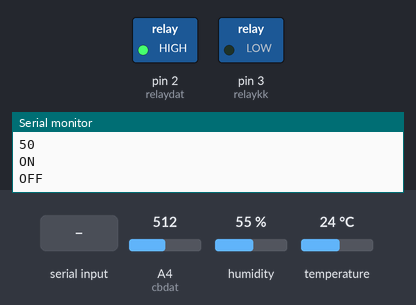
Bench run of a sketch on a simulated Arduino Uno, built with avr-gcc and run on an emulated ATmega328P. Parts: switched loads named in the sketch (green lamp = pin HIGH), the last lines printed to the serial monitor. The test bench sets the inputs (shaded band); at power-on: temperature 24 °C, A4 (cbdat) = 512, humidity 55 %.

Above: at 1.2 s.
1.3 s: temperature set to 33 °C
3.2 s: temperature set to 36 °C
At 5.2 s:
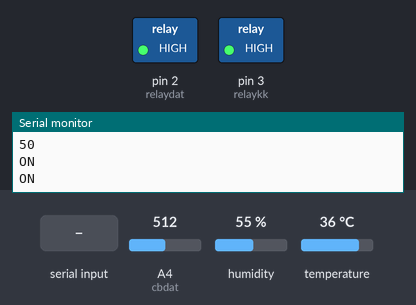
5.5 s: A4 (cbdat) set to 483
7.3 s: A4 (cbdat) set to 459
At 9.2 s:
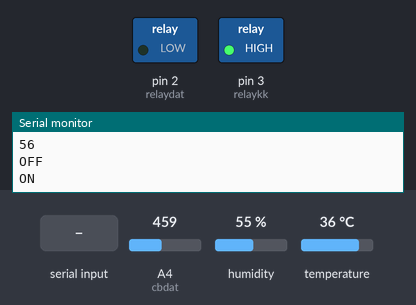
9.6 s: "h" received over Serial
At 10.5 s:
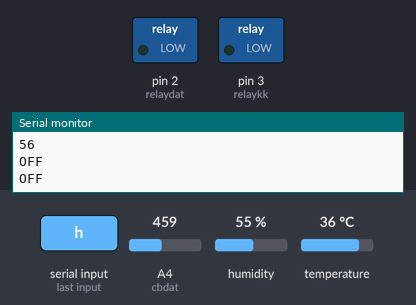
11.6 s: "t" received over Serial
At 13.0 s:
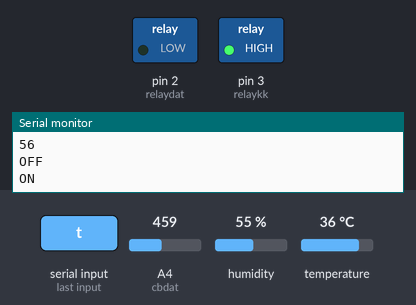
Timing chart, 0 to 14.6 s (numbered marks = the images above; inputs shaded):
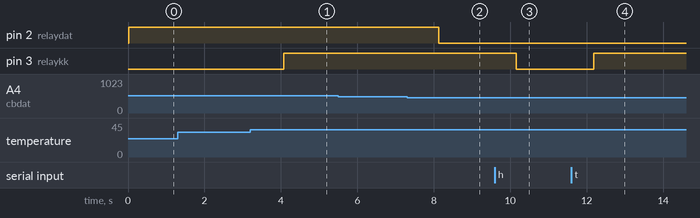

Measured:
- the behaviour switches between 34 and 35 °C on temperature (found by bisection; images 0 and 1)
- the behaviour switches between 471 and 470 on A4 (cbdat) (found by bisection; images 1 and 2)
- after the input at 3.2 s, pin 3 (relaykk): LOW → HIGH after 0.88 s
- after the input at 7.3 s, pin 2 (relaydat): HIGH → LOW after 0.83 s
- after the input at 9.6 s, pin 3 (relaykk): HIGH → LOW after 0.56 s
- after the input at 11.6 s, pin 3 (relaykk): LOW → HIGH after 0.58 s

The sketch:

DoAn1.ino
```cpp
#include "DHT.h"
#include <SoftwareSerial.h>

const int DHTPIN = 7;
const int DHTTYPE = DHT11;
int relaydat = 2;
int cbdat = A4;
int doc_cb, TBcb;
int relaykk = 3;
DHT dht(DHTPIN, DHTTYPE);

// Bluetooth control variables
char mode = 't';
char relaydatState = 'b';
char relaykkState = 'y';

void setup()
{
  Serial.begin(9600);
  pinMode(cbdat, INPUT);
  pinMode(relaydat, OUTPUT);
  pinMode(relaykk, OUTPUT);
  digitalWrite(relaydat, LOW);
  digitalWrite(relaykk, LOW);
  dht.begin();
}

void loop()
{
  // Bluetooth control
  if (Serial.available() > 0)
  {
    char command = Serial.read();
    handleBluetoothCommand(command);
  }

  for (int i = 0; i <= 9; i++)
    {
      doc_cb += analogRead(cbdat);
    }
    TBcb = doc_cb / 10;
    int phantramao = map(TBcb, 0, 1023, 0, 100);
    int phantramthuc = 100 - phantramao;
    doc_cb = 0;

    int t1 = dht.readTemperature();

  // Automatic mode
  if (mode == 't')
  {
    Serial.println(t1);
    Serial.println(phantramthuc);
    if (phantramthuc >= 55)
    {
      digitalWrite(relaydat, LOW);
      Serial.println("OFF");
    }
    else
    {
      digitalWrite(relaydat, HIGH);
      Serial.println("ON");
    }

    if (t1 < 35)
    {
      digitalWrite(relaykk, LOW);
      Serial.println("OFF");
    }
    else
    {
      digitalWrite(relaykk, HIGH);
      Serial.println("ON");
    }
  }

  // Manual mode
  if (mode == 'h')
  {
    Serial.println(t1);
    Serial.println(phantramthuc);
    if (relaydatState == 'a')
    {
      digitalWrite(relaydat, HIGH);
      Serial.println("ON");
    }
    else if (relaydatState == 'b')
    {
      digitalWrite(relaydat, LOW);
      Serial.println("OFF");
    }

    if (relaykkState == 'x')
    {
      digitalWrite(relaykk, HIGH);
      Serial.println("ON");
    }
    else if (relaykkState == 'y')
    {
      digitalWrite(relaykk, LOW);
      Serial.println("OFF");
    }
  }
  delay(1000);
}

void handleBluetoothCommand(char command)
{
  switch (command)
  {
    case 't': // Automatic mode
      mode = 't';
      break;
    case 'h': // Manual mode
      mode = 'h';
      break;
    case 'a': // Turn on relaydat
      relaydatState = 'a';
      break;
    case 'b': // Turn off relaydat
      relaydatState = 'b';
      break;
    case 'x': // Turn on relaykk
      relaykkState = 'x';
      break;
    case 'y': // Turn off relaykk
      relaykkState = 'y';
      break;
    default:
      break;
  }
}
```
